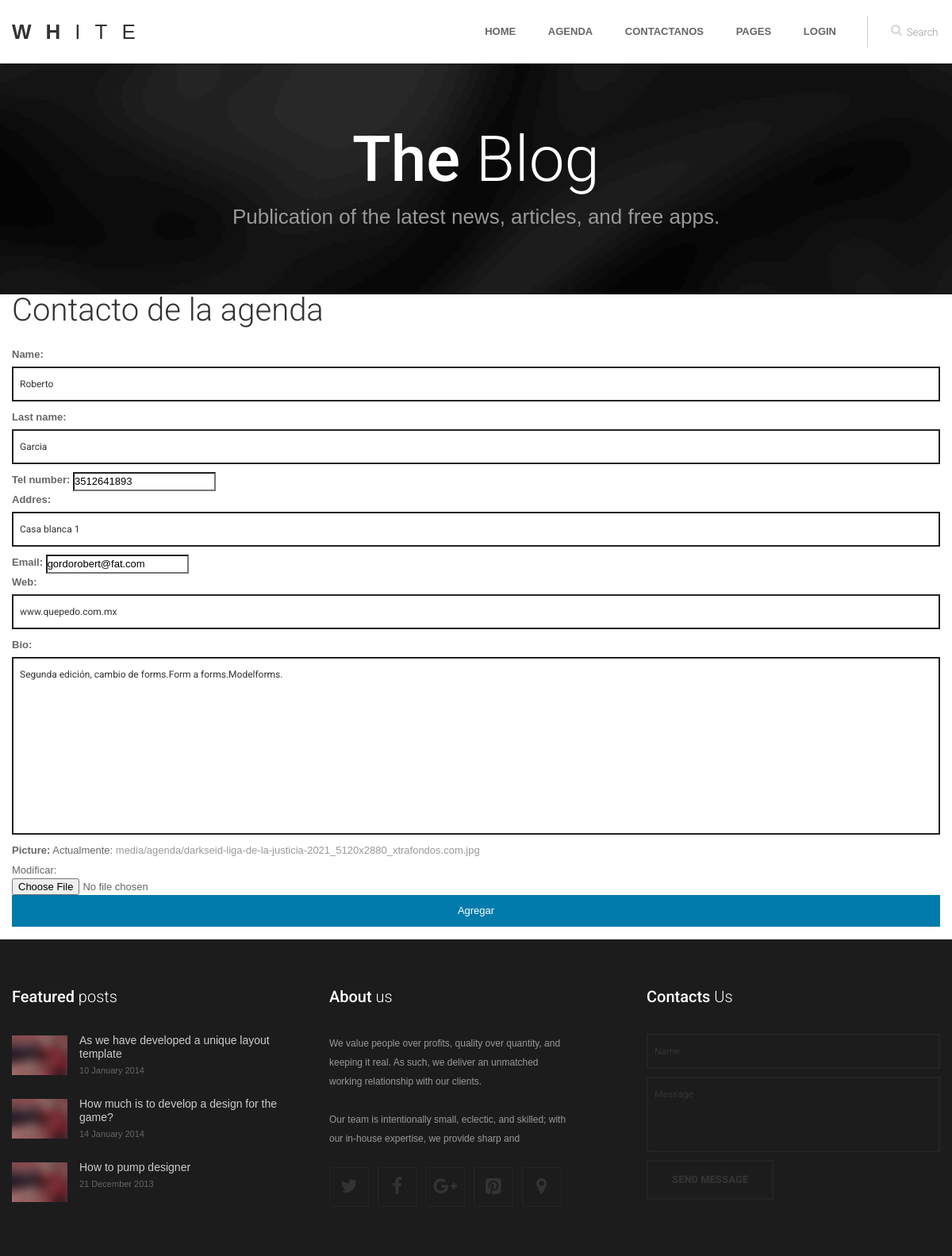
The page /editar/1 on the database its author committed.
### agendaApp/models.py (models this page shows)
class AgendaModel(models.Model):
    name = models.CharField(max_length=100)
    last_name = models.CharField(max_length=100)
    tel_number = models.IntegerField()
    addres = models.CharField(max_length=140)
    email = models.EmailField()
    web = models.CharField(max_length=240)
    bio = models.TextField(max_length=300)
    picture = models.ImageField(upload_to='media/agenda')

### agendaApp/views.py (the view)
# urls.py: url(r'^editar/(?P<pk>\d+)$', ContactUpdate.as_view(), name='edit'),
class ContactUpdate(UpdateView):
    model = AgendaModel
    template_name = 'agenda/contact/contact_form.html'
    fields = ['name', 'last_name', 'tel_number', 'addres', 'email', 'web', 'bio', 'picture']
    success_url = reverse_lazy('contact:list')

### template/agenda/contact/contact_form.html (shortened to what this page needs)
{% extends "base.html" %}
{% load static %}
{% block content %}
<div class="container mt-3">
    <h2>Contacto de la agenda</h2>
    <form method="POST" enctype="multipart/form-data">
            {{ form.as_ul }}
        <button type="submit" class="buttons">Agregar</button>
    </form>
</div>
{% endblock %}

### agendaApp/static/css/style.css (style rules this page uses)
body { overflow-x:hidden; position:relative; margin: 0; padding:0; font-family: 'Roboto', sans-serif; font-weight:300; font-size: 13px; line-height: 20px; color: #666; background-color:#fff; }
.container { padding-left:0; padding-right:0; }
a, input, select, textarea { vertical-align:top; outline:none !important; -webkit-appearance: none; -webkit-border-radius: 0; }
textarea { resize: none; }
a { color:#999; transition: all 0.3s ease-in-out; -webkit-transition: all 0.3s ease-in-out; }
li { padding:0; margin:0; list-style:none; }
h1, h2, h3, h4, h5, h6 { margin-top:0; font-family: 'Roboto', sans-serif; text-transform:none; font-weight:300; color:#333; }
h2 { margin:0 0 26px; line-height:40px; font-size:40px; }
textarea, input[type="text"] { width:100%; margin:0 0 10px; padding: 10px 8px; text-transform:none; font-family: 'Roboto', sans-serif; font-weight:400; line-height:20px; font-size: 12px; color: #333; font-style:normal; border-radius: 0; background: none; border: 2px solid #242424; box-shadow: none; transition: border-color 0.3s ease-in-out; -webkit-transition: border-color 0.3s ease-in-out; }
textarea { overflow:hidden; min-height:95px; resize: none; }
textarea, input[type="text"].last { margin-right:0; }
* { margin: 0; padding: 0; box-sizing: border-box; }
body { font-family: arial; }
.buttons { width: 100%; height: 40px; background: #017bab; border: none; color: white; margin-bottom: 16px; }

### rows shown on the page
AgendaModel: name "Roberto", last_name "Garcia", tel_number "3512641893", addres "Casa blanca 1", email "gordorobert@fat.com", web "www.quepedo.com.mx", bio "Segunda edición, cambio de forms.Form a forms.Modelforms."
